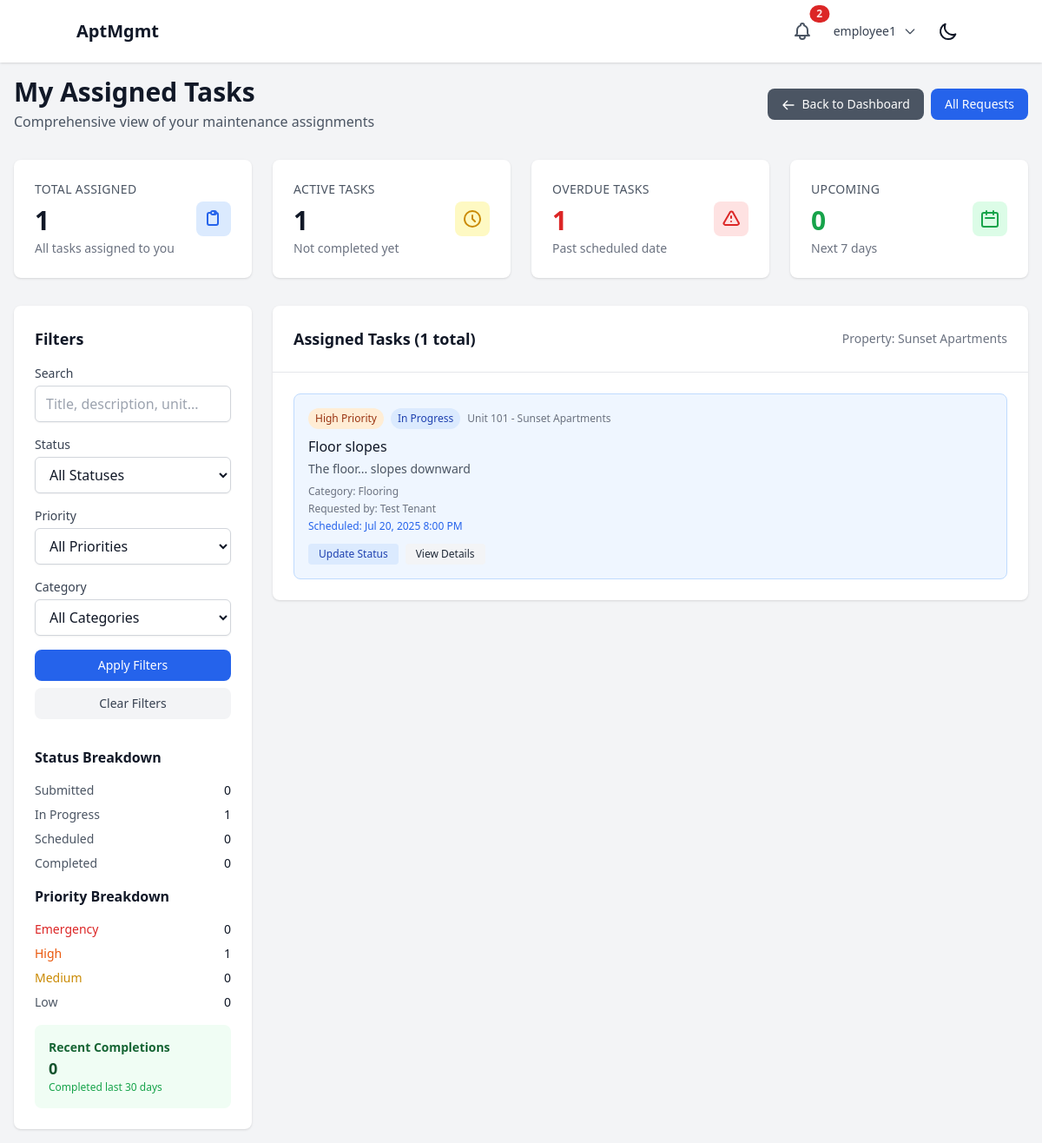
Page /dashboard/employee/assigned-tasks/ (signed in) on the earlier database version.
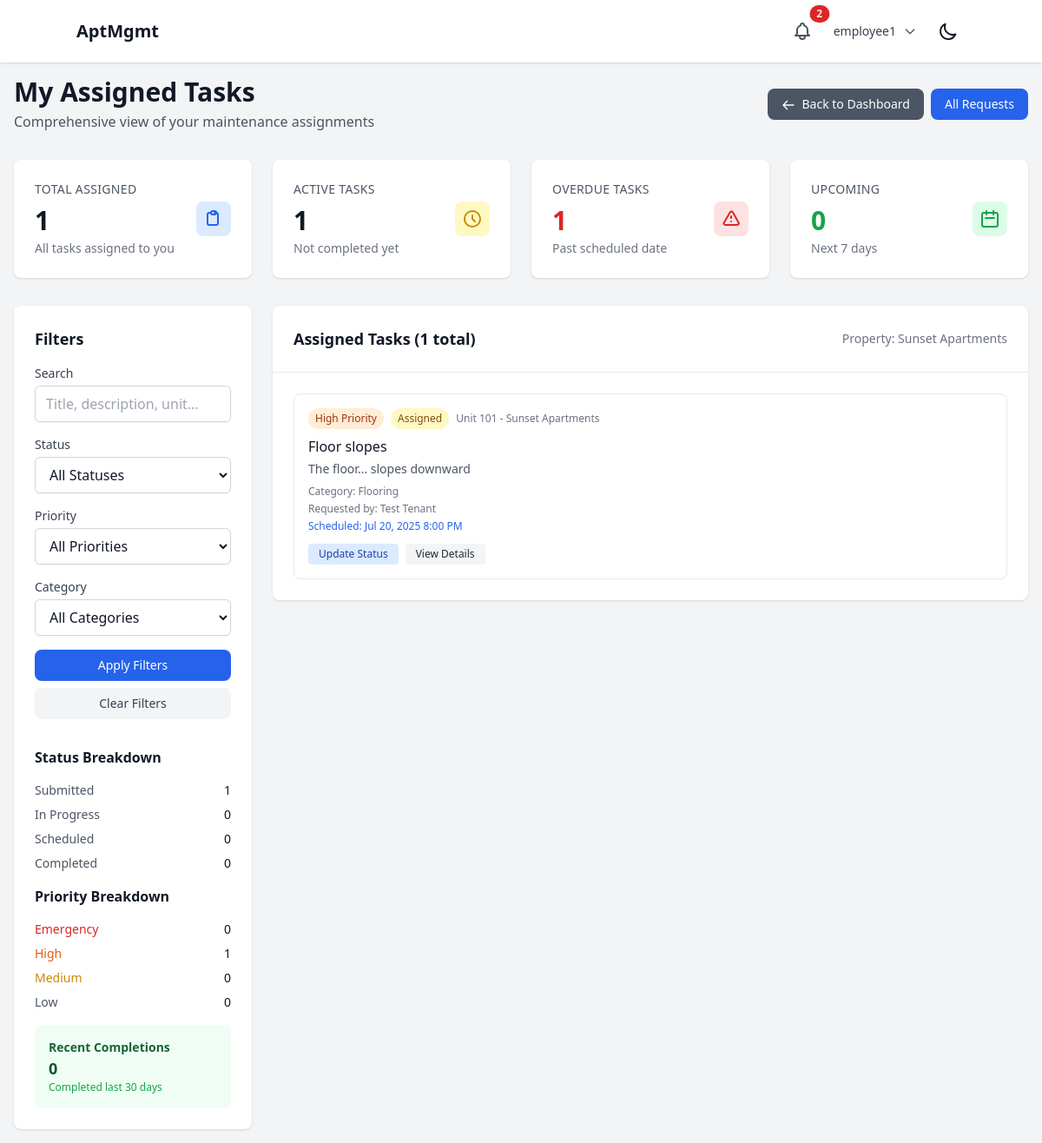
Same page on the later database version.
### maintenance/models.py (models this page shows, shortened)
class MaintenanceRequest(models.Model):
    class Status(models.TextChoices):
        SUBMITTED = "SUBMITTED", "Submitted"
        IN_PROGRESS = "IN_PROGRESS", "In Progress"
        SCHEDULED = "SCHEDULED", "Scheduled"
        COMPLETED = "COMPLETED", "Completed"
        CANCELLED = "CANCELLED", "Cancelled"
    class Priority(models.TextChoices):
        LOW = "LOW", "Low"
        MEDIUM = "MEDIUM", "Medium"
        HIGH = "HIGH", "High"
        EMERGENCY = "EMERGENCY", "Emergency"
    title = models.CharField(max_length=200)
    description = models.TextField()
    category = models.ForeignKey(MaintenanceCategory, on_delete=models.CASCADE, related_name="requests")
    property = models.ForeignKey(Property, on_delete=models.CASCADE, related_name="maintenance_requests")
    apartment_unit = models.ForeignKey(ApartmentUnit, on_delete=models.CASCADE, related_name="maintenance_requests", null=True, blank=True)
    location_details = models.CharField(max_length=200, blank=True, help_text="Specific location within unit (e.g., kitchen sink, bathroom)")
    tenant = models.ForeignKey(settings.AUTH_USER_MODEL, on_delete=models.CASCADE, related_name="maintenance_requests")
    status = models.CharField(max_length=20, choices=Status.choices, default=Status.SUBMITTED)
    priority = models.CharField(max_length=20, choices=Priority.choices, default=Priority.MEDIUM)
    assigned_to = models.ForeignKey(settings.AUTH_USER_MODEL, on_delete=models.SET_NULL, null=True, blank=True, related_name="assigned_maintenance_requests")
    scheduled_date = models.DateTimeField(null=True, blank=True)
    estimated_completion = models.DateTimeField(null=True, blank=True)
    created_at = models.DateTimeField(auto_now_add=True)
    updated_at = models.DateTimeField(auto_now=True)
    completed_at = models.DateTimeField(null=True, blank=True)
    class Meta:
        ordering = ['-created_at']

class MaintenanceCategory(models.Model):
    name = models.CharField(max_length=100, unique=True)
    description = models.TextField(blank=True)
    is_emergency = models.BooleanField(default=False)
    created_at = models.DateTimeField(auto_now_add=True)
    class Meta:
        verbose_name_plural = "Maintenance Categories"
        ordering = ['name']

### properties/models.py (models this page shows, shortened)
class ApartmentUnit(models.Model):
    property = models.ForeignKey(Property, on_delete=models.CASCADE, related_name="units")
    unit_number = models.CharField(max_length=50)
    bedrooms = models.PositiveIntegerField()
    bathrooms = models.PositiveIntegerField()
    rent_amount = models.DecimalField(max_digits=10, decimal_places=2, default=0)
    is_occupied = models.BooleanField(default=False)
    created_at = models.DateTimeField(auto_now_add=True)
    updated_at = models.DateTimeField(auto_now=True)
    def __str__(self):
        return f"Unit {self.unit_number} - {self.property.name}"
    class Meta:
        unique_together = ('property', 'unit_number')
        verbose_name_plural = "Apartment Units"

class Property(models.Model):
    company = models.ForeignKey(Company, on_delete=models.CASCADE, related_name="properties")
    name = models.CharField(max_length=255)
    address = models.TextField()
    created_at = models.DateTimeField(auto_now_add=True)
    updated_at = models.DateTimeField(auto_now=True)
    class Meta:
        verbose_name_plural = "Properties"

### users/models.py (models this page shows, shortened)
class User(AbstractUser):
    class Role(models.TextChoices):
        SUPERUSER = "SUPERUSER", "Superuser"
        LANDLORD = "LANDLORD", "Landlord"
        EMPLOYEE = "EMPLOYEE", "Employee"
        TENANT = "TENANT", "Tenant"
    role = models.CharField(max_length=50, choices=Role.choices)
    company = models.ForeignKey(Company, on_delete=models.CASCADE, related_name="users", null=True, blank=True)
    property = models.ForeignKey(Property, on_delete=models.SET_NULL, related_name="users", null=True, blank=True)
    apartment_unit = models.ForeignKey('properties.ApartmentUnit', on_delete=models.SET_NULL, null=True, blank=True, related_name="tenant")
    phone_number = models.CharField(max_length=20, blank=True, null=True)
    emergency_contact_name = models.CharField(max_length=100, blank=True, null=True)
    emergency_contact_phone = models.CharField(max_length=20, blank=True, null=True)
    emergency_contact_relationship = models.CharField(max_length=50, blank=True, null=True)

### core/views.py (the view, shortened to what this page needs)
# urls.py: path("dashboard/employee/assigned-tasks/", employee_assigned_tasks_detail, name="employee_assigned_tasks_detail"),
@login_required
def employee_assigned_tasks_detail(request):
    if request.user.role != User.Role.EMPLOYEE:
        return redirect('core:dashboard_redirect')
    if not request.user.company:
        messages.error(request, "You must be assigned to a company to access this page.")
        return redirect("core:login")
    maintenance_requests = MaintenanceRequest.objects.filter(
        property__company=request.user.company
    ).select_related('property', 'apartment_unit', 'assigned_to', 'tenant', 'category')
    if request.user.property:
        maintenance_requests = maintenance_requests.filter(property=request.user.property)
    assigned_tasks = maintenance_requests.filter(assigned_to=request.user)
    status_filter = request.GET.get('status', '')
    priority_filter = request.GET.get('priority', '')
    category_filter = request.GET.get('category', '')
    search = request.GET.get('search', '')
    if status_filter:
        assigned_tasks = assigned_tasks.filter(status=status_filter)
    if priority_filter:
        assigned_tasks = assigned_tasks.filter(priority=priority_filter)
    if category_filter:
        assigned_tasks = assigned_tasks.filter(category_id=category_filter)
    assigned_tasks = assigned_tasks.order_by(
        '-priority',  # Emergency first, then High, Medium, Low
        '-created_at'
    )
    total_assigned = assigned_tasks.count()
    status_counts = {
        'SUBMITTED': assigned_tasks.filter(status='SUBMITTED').count(),
        'IN_PROGRESS': assigned_tasks.filter(status='IN_PROGRESS').count(),
        'SCHEDULED': assigned_tasks.filter(status='SCHEDULED').count(),
        'COMPLETED': assigned_tasks.filter(status='COMPLETED').count(),
    }
    priority_counts = {
        'EMERGENCY': assigned_tasks.filter(priority='EMERGENCY').count(),
        'HIGH': assigned_tasks.filter(priority='HIGH').count(),
        'MEDIUM': assigned_tasks.filter(priority='MEDIUM').count(),
        'LOW': assigned_tasks.filter(priority='LOW').count(),
    }
    active_tasks = assigned_tasks.exclude(status='COMPLETED').count()
    overdue_tasks = assigned_tasks.filter(
        scheduled_date__lt=timezone.now(),
        status__in=['SUBMITTED', 'IN_PROGRESS', 'SCHEDULED']
    ).count()
    upcoming_tasks = assigned_tasks.filter(
        scheduled_date__gte=timezone.now(),
        scheduled_date__lte=timezone.now() + timedelta(days=7),
        status='SCHEDULED'
    ).count()
    recent_completions = assigned_tasks.filter(
        status='COMPLETED',
        updated_at__gte=timezone.now() - timedelta(days=30)
    ).count()
    categories = MaintenanceCategory.objects.all()
    from django.core.paginator import Paginator
    paginator = Paginator(assigned_tasks, 10)  # Show 10 tasks per page
    page_number = request.GET.get('page')
    page_obj = paginator.get_page(page_number)
    context = {
        'assigned_tasks': page_obj,
        'total_assigned': total_assigned,
        'active_tasks': active_tasks,
        'overdue_tasks': overdue_tasks,
        'upcoming_tasks': upcoming_tasks,
        'recent_completions': recent_completions,
        'status_counts': status_counts,
        'priority_counts': priority_counts,
        'categories': categories,
        'status_filter': status_filter,
        'priority_filter': priority_filter,
        'category_filter': category_filter,
        'search': search,
        'user_property': request.user.property,
    }
    return render(request, 'dashboards/employee_assigned_tasks_detail.html', context)

### core/templates/dashboards/employee_assigned_tasks_detail.html (shortened to what the changed rows need)
{% extends "base.html" %}
{% block content %}
<div class="container mx-auto max-w-7xl">
    <div class="flex flex-col sm:flex-row justify-between items-start sm:items-center mb-8 space-y-4 sm:space-y-0">
        <div>
            <h1 class="text-3xl font-bold text-gray-900 dark:text-white">My Assigned Tasks</h1>
        </div>
    </div>
    <div class="grid grid-cols-1 lg:grid-cols-4 gap-6">
        <div class="lg:col-span-1">
            <div class="bg-white dark:bg-gray-800 rounded-lg shadow p-6 sticky top-6">
                <div class="mt-8 space-y-4">
                    <div class="space-y-2">
                        <div class="flex justify-between items-center">
                            <span class="text-sm text-gray-600 dark:text-gray-400">Submitted</span>
                            <span class="text-sm font-medium text-gray-900 dark:text-white">{{ status_counts.SUBMITTED }}</span>
                        </div>
                        <div class="flex justify-between items-center">
                            <span class="text-sm text-gray-600 dark:text-gray-400">In Progress</span>
                            <span class="text-sm font-medium text-gray-900 dark:text-white">{{ status_counts.IN_PROGRESS }}</span>
                        </div>
                    </div>
                </div>
            </div>
        </div>
        <div class="lg:col-span-3">
            <div class="bg-white dark:bg-gray-800 rounded-lg shadow">
                <div class="p-6">
                    {% if assigned_tasks.object_list %}
                        <div class="space-y-4">
                            {% for task in assigned_tasks %}
                                <div class="border
                                    {% if task.priority == 'EMERGENCY' %}border-red-200 dark:border-red-800 bg-red-50 dark:bg-red-900/20
                                    {% elif task.status == 'IN_PROGRESS' %}border-blue-200 dark:border-blue-800 bg-blue-50 dark:bg-blue-900/20
                                    {% elif task.status == 'SCHEDULED' %}border-purple-200 dark:border-purple-800 bg-purple-50 dark:bg-purple-900/20
                                    {% elif task.status == 'COMPLETED' %}border-green-200 dark:border-green-800 bg-green-50 dark:bg-green-900/20
                                    {% else %}border-gray-200 dark:border-gray-700{% endif %} rounded-lg p-4">
                                    <div class="flex items-start justify-between">
                                        <div class="flex-1">
                                            <div class="flex items-center space-x-2 mb-2">
                                                {% if task.priority == 'EMERGENCY' %}
                                                    <span class="px-2 py-1 text-xs font-medium bg-red-100 text-red-800 dark:bg-red-900 dark:text-red-200 rounded-full">Emergency</span>
                                                {% elif task.priority == 'HIGH' %}
                                                    <span class="px-2 py-1 text-xs font-medium bg-orange-100 text-orange-800 dark:bg-orange-900 dark:text-orange-200 rounded-full">High Priority</span>
                                                {% elif task.priority == 'MEDIUM' %}
                                                    <span class="px-2 py-1 text-xs font-medium bg-yellow-100 text-yellow-800 dark:bg-yellow-900 dark:text-yellow-200 rounded-full">Medium Priority</span>
                                                {% else %}
                                                    <span class="px-2 py-1 text-xs font-medium bg-gray-100 text-gray-800 dark:bg-gray-900 dark:text-gray-200 rounded-full">Low Priority</span>
                                                {% endif %}
                                                {% if task.status == 'COMPLETED' %}
                                                    <span class="px-2 py-1 text-xs font-medium bg-green-100 text-green-800 dark:bg-green-900 dark:text-green-200 rounded-full">Completed</span>
                                                {% elif task.status == 'IN_PROGRESS' %}
                                                    <span class="px-2 py-1 text-xs font-medium bg-blue-100 text-blue-800 dark:bg-blue-900 dark:text-blue-200 rounded-full">In Progress</span>
                                                {% elif task.status == 'SCHEDULED' %}
                                                    <span class="px-2 py-1 text-xs font-medium bg-purple-100 text-purple-800 dark:bg-purple-900 dark:text-purple-200 rounded-full">Scheduled</span>
                                                {% else %}
                                                    <span class="px-2 py-1 text-xs font-medium bg-yellow-100 text-yellow-800 dark:bg-yellow-900 dark:text-yellow-200 rounded-full">Assigned</span>
                                                {% endif %}
                                                {% if task.apartment_unit %}
                                                    <span class="text-xs text-gray-500 dark:text-gray-400">{{ task.apartment_unit }}</span>
                                                {% else %}
                                                    <span class="text-xs text-gray-500 dark:text-gray-400">{{ task.property.name }}</span>
                                                {% endif %}
                                            </div>
                                            <h4 class="font-medium text-gray-900 dark:text-white">{{ task.title }}</h4>
                                            <p class="text-sm text-gray-600 dark:text-gray-400 mt-1">{{ task.description|truncatechars:100 }}</p>
                                            <div class="mt-2 space-y-1">
                                                {% if task.category %}
                                                    <p class="text-xs text-gray-500 dark:text-gray-500">Category: {{ task.category.name }}</p>
                                                {% endif %}
                                                {% if task.tenant %}
                                                    <p class="text-xs text-gray-500 dark:text-gray-500">Requested by: {{ task.tenant.get_full_name|default:task.tenant.username }}</p>
                                                {% endif %}
                                                {% if task.scheduled_date %}
                                                    <p class="text-xs {% if task.scheduled_date < timezone.now and task.status != 'COMPLETED' %}text-red-600 dark:text-red-400{% else %}text-blue-600 dark:text-blue-400{% endif %}">
                                                        Scheduled: {{ task.scheduled_date|date:"M d, Y g:i A" }}
                                                    </p>
                                                {% else %}
                                                    <p class="text-xs text-gray-500 dark:text-gray-500">Reported {{ task.created_at|timesince }} ago</p>
                                                {% endif %}
                                            </div>
                                        </div>
                                    </div>
                                    <div class="mt-3 flex space-x-2">
                                        {% if task.status != 'COMPLETED' %}
                                            <a href="{% url 'maintenance:detail' task.pk %}" class="px-3 py-1 text-xs font-medium bg-blue-100 text-blue-800 dark:bg-blue-900 dark:text-blue-200 rounded hover:bg-blue-200 dark:hover:bg-blue-800">
                                                Update Status
                                            </a>
                                        {% endif %}
                                        <a href="{% url 'maintenance:detail' task.pk %}" class="px-3 py-1 text-xs font-medium bg-gray-100 text-gray-800 dark:bg-gray-700 dark:text-gray-200 rounded hover:bg-gray-200 dark:hover:bg-gray-600">
                                            View Details
                                        </a>
                                    </div>
                                </div>
                            {% endfor %}
                        </div>
                    {% endif %}
                </div>
            </div>
        </div>
    </div>
</div>
{% endblock %}

Differences in the rows shown:
changed MaintenanceRequest "Floor slopes": status "In Progress" → "Assigned"
Other differences:
{{ status_counts.SUBMITTED }}: "0" → "1"
{{ status_counts.IN_PROGRESS }}: "1" → "0"
